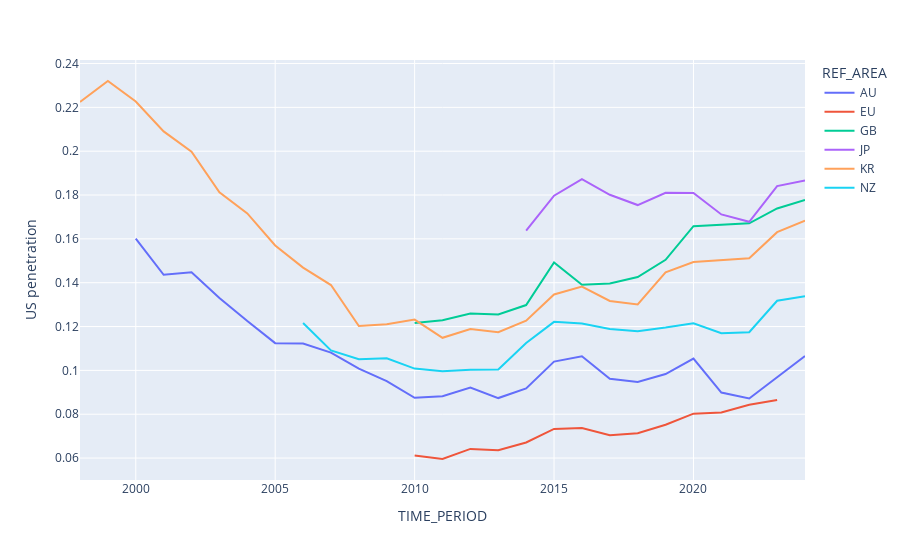

Notebook code cell kept with this figure:
### Code cell
px.line(
    us_penetration[us_penetration["REF_AREA"]!="CA"],
    y="US penetration",
    color="REF_AREA"
)

### Figure 1 — Plotly figure (JSON) as saved in the notebook; plotly's stock layout.template omitted (floating-point values rounded to 4 significant figures)
{"data": [{"hovertemplate": "REF_AREA=AU<br>TIME_PERIOD=%{x}<br>US penetration=%{y}<extra></extra>", "legendgroup": "AU", "line": {"color": "#636efa", "dash": "solid"}, "marker": {"symbol": "circle"}, "mode": "lines", "name": "AU", "orientation": "v", "showlegend": true, "type": "scatter", "x": [2000, 2001, 2002, 2003, 2004, 2005, 2006, 2007, 2008, 2009, 2010, 2011, 2012, 2013, 2014, 2015, 2016, 2017, 2018, 2019, 2020, 2021, 2022, 2023, 2024], "xaxis": "x", "y": [0.1601, 0.1436, 0.1448, 0.133, 0.1225, 0.1124, 0.1123, 0.1081, 0.1008, 0.09509, 0.08749, 0.0882, 0.09212, 0.08737, 0.09175, 0.104, 0.1064, 0.09617, 0.09471, 0.09833, 0.1054, 0.08987, 0.08719, 0.09708, 0.1066], "yaxis": "y"}, {"hovertemplate": "REF_AREA=EU<br>TIME_PERIOD=%{x}<br>US penetration=%{y}<extra></extra>", "legendgroup": "EU", "line": {"color": "#EF553B", "dash": "solid"}, "marker": {"symbol": "circle"}, "mode": "lines", "name": "EU", "orientation": "v", "showlegend": true, "type": "scatter", "x": [2010, 2011, 2012, 2013, 2014, 2015, 2016, 2017, 2018, 2019, 2020, 2021, 2022, 2023], "xaxis": "x", "y": [0.06118, 0.05957, 0.06416, 0.06352, 0.06709, 0.0733, 0.0737, 0.07045, 0.07129, 0.07519, 0.08025, 0.08076, 0.08429, 0.08646], "yaxis": "y"}, {"hovertemplate": "REF_AREA=GB<br>TIME_PERIOD=%{x}<br>US penetration=%{y}<extra></extra>", "legendgroup": "GB", "line": {"color": "#00cc96", "dash": "solid"}, "marker": {"symbol": "circle"}, "mode": "lines", "name": "GB", "orientation": "v", "showlegend": true, "type": "scatter", "x": [2010, 2011, 2012, 2013, 2014, 2015, 2016, 2017, 2018, 2019, 2020, 2021, 2022, 2023, 2024], "xaxis": "x", "y": [0.1216, 0.1229, 0.1259, 0.1255, 0.1298, 0.1492, 0.1391, 0.1397, 0.1426, 0.1505, 0.1658, 0.1665, 0.1671, 0.1739, 0.1778], "yaxis": "y"}, {"hovertemplate": "REF_AREA=JP<br>TIME_PERIOD=%{x}<br>US penetration=%{y}<extra></extra>", "legendgroup": "JP", "line": {"color": "#ab63fa", "dash": "solid"}, "marker": {"symbol": "circle"}, "mode": "lines", "name": "JP", "orientation": "v", "showlegend": true, "type": "scatter", "x": [2014, 2015, 2016, 2017, 2018, 2019, 2020, 2021, 2022, 2023, 2024], "xaxis": "x", "y": [0.1637, 0.1797, 0.1873, 0.1801, 0.1754, 0.181, 0.181, 0.1711, 0.1678, 0.1841, 0.1866], "yaxis": "y"}, {"hovertemplate": "REF_AREA=KR<br>TIME_PERIOD=%{x}<br>US penetration=%{y}<extra></extra>", "legendgroup": "KR", "line": {"color": "#FFA15A", "dash": "solid"}, "marker": {"symbol": "circle"}, "mode": "lines", "name": "KR", "orientation": "v", "showlegend": true, "type": "scatter", "x": [1998, 1999, 2000, 2001, 2002, 2003, 2004, 2005, 2006, 2007, 2008, 2009, 2010, 2011, 2012, 2013, 2014, 2015, 2016, 2017, 2018, 2019, 2020, 2021, 2022, 2023, 2024], "xaxis": "x", "y": [0.2225, 0.232, 0.2227, 0.209, 0.1998, 0.1813, 0.1716, 0.157, 0.1469, 0.1389, 0.1202, 0.1211, 0.1232, 0.1149, 0.1189, 0.1174, 0.1227, 0.1346, 0.1382, 0.1317, 0.1301, 0.1447, 0.1495, 0.1502, 0.1511, 0.163, 0.1684], "yaxis": "y"}, {"hovertemplate": "REF_AREA=NZ<br>TIME_PERIOD=%{x}<br>US penetration=%{y}<extra></extra>", "legendgroup": "NZ", "line": {"color": "#19d3f3", "dash": "solid"}, "marker": {"symbol": "circle"}, "mode": "lines", "name": "NZ", "orientation": "v", "showlegend": true, "type": "scatter", "x": [2006, 2007, 2008, 2009, 2010, 2011, 2012, 2013, 2014, 2015, 2016, 2017, 2018, 2019, 2020, 2021, 2022, 2023, 2024], "xaxis": "x", "y": [0.1216, 0.1091, 0.1051, 0.1055, 0.1008, 0.09956, 0.1002, 0.1004, 0.1125, 0.1221, 0.1214, 0.1189, 0.1179, 0.1195, 0.1215, 0.117, 0.1174, 0.1318, 0.1338], "yaxis": "y"}], "layout": {"legend": {"title": {"text": "REF_AREA"}, "tracegroupgap": 0}, "margin": {"t": 60}, "xaxis": {"anchor": "y", "domain": [0, 1], "title": {"text": "TIME_PERIOD"}}, "yaxis": {"anchor": "x", "domain": [0, 1], "title": {"text": "US penetration"}}}}
